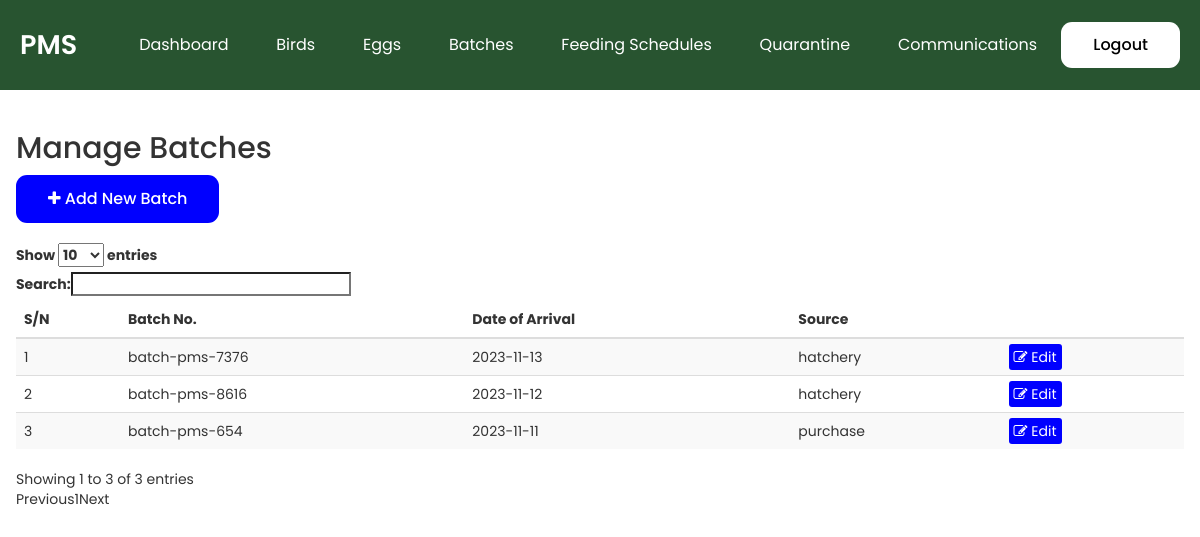
The page /manage-batches.php (signed in) on the database its author committed.
### tables this page shows
CREATE TABLE `batch` (
  `id` int(11) NOT NULL,
  `batch_no` varchar(50) NOT NULL,
  `arrived` date NOT NULL DEFAULT current_timestamp(),
  `source` varchar(20) NOT NULL
);

### manage-batches.php (the view, shortened to what this page needs)
<?php include 'setting/system.php'; ?>
<?php include 'theme/head.php'; ?>
<?php include 'theme/navbar.php'; ?>
<div class="w3-main section-container" >
 <div class="w3-container" style="padding-top:22px">
 <div>
 	<h2>Manage Batches</h2>
  <a href="add-batch.php" class="btn btn-sm btn-primary"><i class="fa fa-plus"></i> Add New Batch</a><br><br>
 <div class="table-responsive">
 	<table class="table table-hover table-striped" id="table">
 		<thead>
 			<tr>
 				<th>S/N</th>
 				<th>Batch No.</th>
 				<th>Date of Arrival</th>
 				<th>Source</th>
        <th></th>
 			</tr>
 		</thead>
 		<tbody>
 			<?php
       $all_batch = $db->query("SELECT * FROM batch ORDER BY id DESC");
       $fetch = $all_batch->fetchAll(PDO::FETCH_OBJ);
       foreach($fetch as $data){
        ?>
          <tr>
            <td id="existingTdId"></td>
            <td><?php echo $data->batch_no ?></td>
            <td><?php echo $data->arrived ?></td>
            <td><?php echo $data->source ?></td>
            <td>
               <div>
                  <a
                    style="padding:3px 5px; background-color:blue; color:white; border-radius:3px"
                    href="edit-batch.php?id=<?php echo $data->id ?>"><i class="fa fa-edit"></i> Edit</a>
                </div>
            </td>
          </tr>
      <?php
      }
      ?>
 		</tbody>
 	</table>
 </div>
 </div>
</div>
</div>
<?php include 'theme/foot.php'; ?>

### css/styles.css (style rules this page uses)
* { box-sizing: border-box; padding: 0; margin: 0; }
body { background: var(--clr-bg); font-family: 'Inter', sans-serif; }
a { text-decoration: none; color: unset; }
.btn { display: inline-block; padding: 12px 32px; color: white; font-size: 16px; font-weight: 500; border-radius: 11px; border: none; background-color: blue; }
.section-container { max-width: 1240px; margin: auto; }

### theme/head.php (style rules this page uses)
body { font-family: 'Poppins', sans-serif; }

### rows shown on the page
batch: batch_no "batch-pms-7376", arrived "2023-11-13", source "hatchery"
batch: batch_no "batch-pms-8616", arrived "2023-11-12", source "hatchery"
batch: batch_no "batch-pms-654", arrived "2023-11-11", source "purchase"
